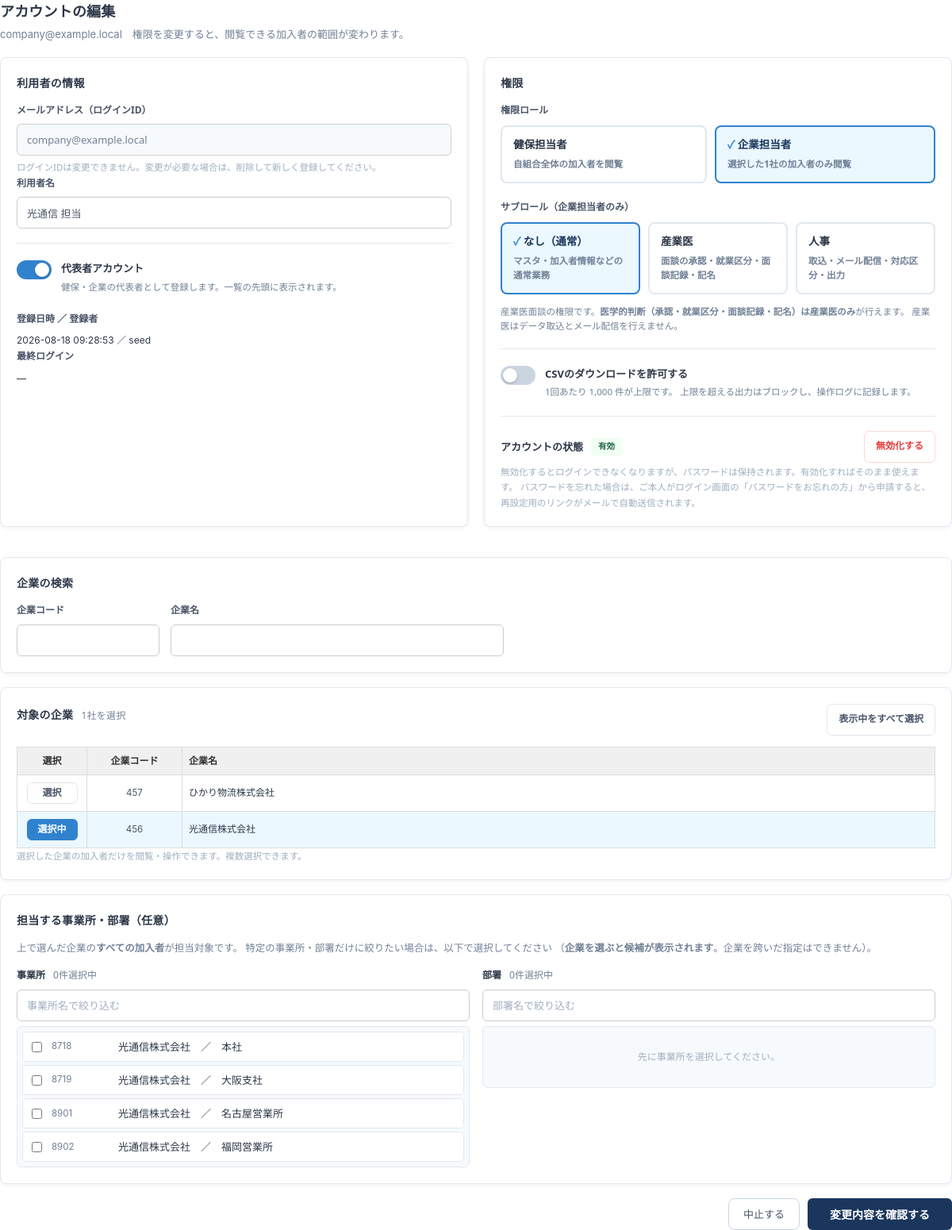
/accounts/2/edit (signed in), run on an earlier commit of the app's database.
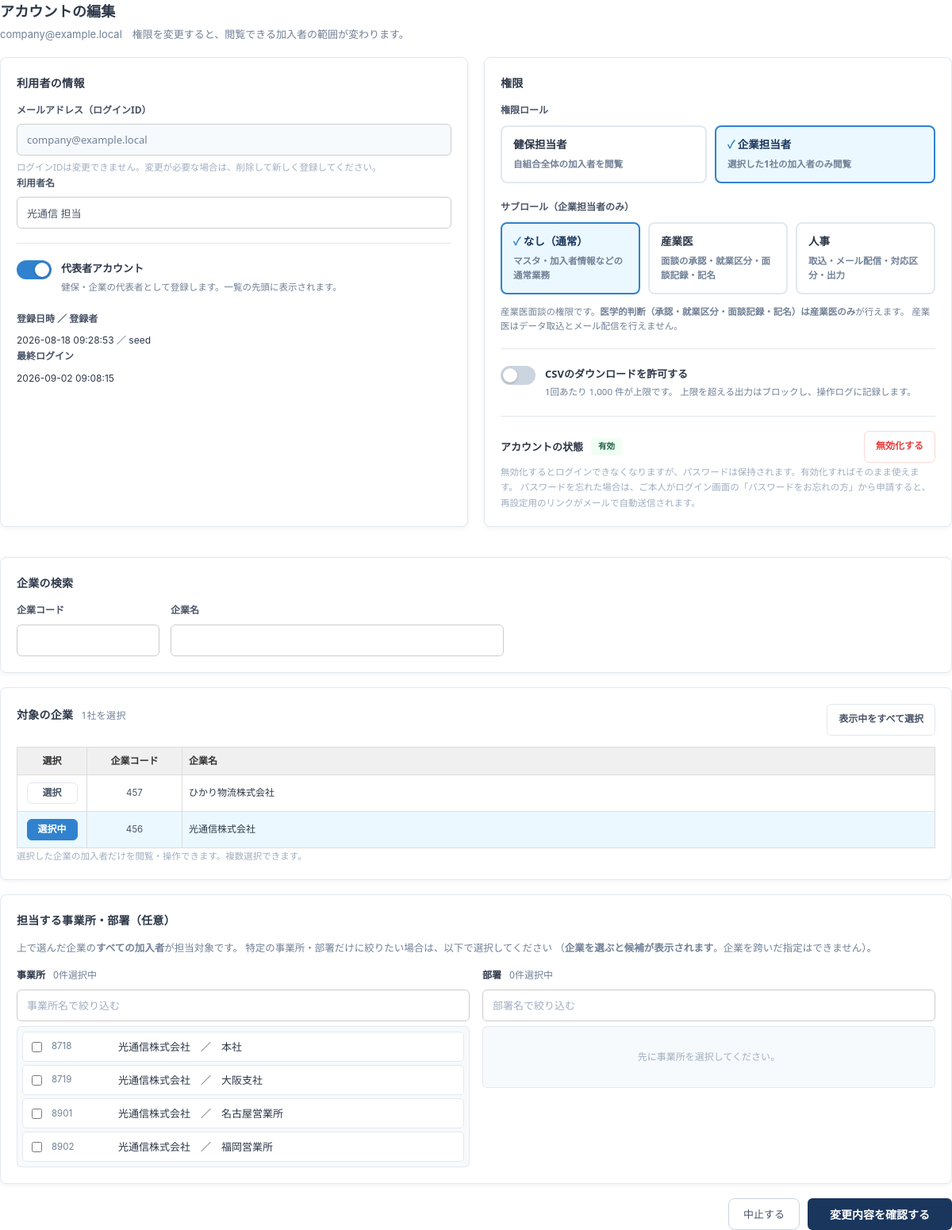
And on a later commit of the database.
### tables this page shows
CREATE TABLE account (
  id            INTEGER PRIMARY KEY AUTOINCREMENT,
  email         TEXT NOT NULL UNIQUE,
  name          TEXT NOT NULL,
  role          TEXT NOT NULL,
  view_scope    TEXT NOT NULL,
  can_download  INTEGER NOT NULL DEFAULT 0,
  is_primary    INTEGER NOT NULL DEFAULT 0,   -- 代表者アカウント
  kenpo_id      INTEGER REFERENCES kenpo(id),
  company_id    INTEGER REFERENCES company(id),
  dept_id       INTEGER REFERENCES department(id),   -- 部署の管理者の場合
  status        TEXT NOT NULL DEFAULT 'invited',   -- invited / active / disabled / deleted
  password_hash TEXT,
  invite_token  TEXT,
  invite_expire TEXT,
  reset_token   TEXT,
  reset_expire  TEXT,
  reset_at      TEXT,
  created_by    TEXT,
  created_at    TEXT NOT NULL DEFAULT (datetime('now','localtime')),
  updated_at    TEXT,
  activated_at  TEXT,
  last_login_at TEXT
, sub_role TEXT NOT NULL DEFAULT '');

### app.py (the view, shortened to what this page needs)
@app.route("/accounts/<int:aid>/edit", methods=["GET", "POST"])
@login_required
def accounts_edit(aid):
    db, acc = get_db(), current_account()
    row = _target_account(aid)
    if not row:
        flash("対象のアカウントを操作する権限がありません。", "error")
        return redirect(url_for("accounts"))
    if row["id"] == acc["id"]:
        flash("自分の利用者名・メールアドレス・パスワードは「マイアカウント」で変更できます。"
              "権限ロール・担当する範囲の変更は別の管理者に依頼してください。", "error")
        return redirect(url_for("me_account"))
    if row["status"] == "deleted":
        flash("削除済みのアカウントは編集できません。", "error")
        return redirect(url_for("accounts"))
    comps = scoped_companies(acc)
    roles = issuable_roles(acc)
    kenpos = db.execute("SELECT * FROM kenpo ORDER BY code").fetchall()
    cur_ids = account_company_ids(row["id"])
    inv_url = ext_url("invite", token=row["invite_token"]) \
        if row["status"] == "invited" and row["invite_token"] else None
    inv_expired = bool(row["status"] == "invited"
                       and (row["invite_expire"] or "") < now())
    if request.method == "GET":
        return render_template("accounts_edit.html", row=row, comps=comps, roles=roles,
                               kenpos=kenpos, selected=cur_ids,
                               inv_url=inv_url, inv_expired=inv_expired,
                               offs=scoped_offices(acc), depts=scoped_departments(acc),
                               sel_offices=set(account_scope_ids(aid)["office"]),
                               sel_depts=set(account_scope_ids(aid)["dept"]))

### app.py (called while the page is built, shortened)
def get_db():
    if "db" not in g:
        g.db = sqlite3.connect(DB_PATH)
        g.db.row_factory = sqlite3.Row
        g.db.execute("PRAGMA foreign_keys = ON")
    return g.db

def real_account():
    aid = session.get("account_id")
    if not aid:
        return None
    if "real_acc" not in g:
        g.real_acc = get_db().execute(
            "SELECT * FROM account WHERE id=? AND status='active'", (aid,)).fetchone()
    return g.real_acc

def support_kenpo():
    kid = session.get("support_kenpo_id")
    if not kid:
        return None

def current_account():
    me = real_account()
    if not me:
        return None
    if "acc" not in g:
        kenpo = support_kenpo()
        if kenpo:
            acc = dict(me)
            acc.update(role="kenpo_user", view_scope="kenpo_all", kenpo_id=kenpo["id"],
                       company_id=None, is_primary=0, can_download=me["can_download"],
                       name=f"{me['name']}（サポート）", support=True,
                       support_kenpo=kenpo["name"])
            g.acc = acc
        else:
            g.acc = me
    return g.acc

def is_doctor(acc=None):
    return sub_role(acc if acc is not None else current_account()) == "doctor"

### templates/accounts_edit.html (shortened to what the changed rows need)
{% extends LAYOUT %}{% from "_pickers.html" import kenpo_picker, company_picker, picker_script %}{% block body %}
<h1 class="page-title">アカウントの編集</h1>
<p class="page-lead"><span class="mono">{{ row.email }}</span>　権限を変更すると、閲覧できる加入者の範囲が変わります。</p>
<form method="post">
<div class="form-grid">
  <div class="block">
    <h2>利用者の情報</h2>
    <div class="search-group"><label>メールアドレス（ログインID）</label>
      <input type="text" value="{{ row.email }}" disabled style="width:100%">
      <p class="hint">ログインIDは変更できません。変更が必要な場合は、削除して新しく登録してください。</p></div>
    <div class="search-group"><label for="name">利用者名</label>
      <input type="text" id="name" name="name" required style="width:100%"
        value="{{ (form.name if form else row.name) }}"></div>
    <div class="search-group" style="margin-top:12px"><label>登録日時 ／ 登録者</label>
      <p class="mono" style="font-size:12px">{{ row.created_at or '—' }} ／ {{ row.created_by or '—' }}</p></div>
    <div class="search-group"><label>最終ログイン</label>
      <p class="mono" style="font-size:12px">{{ row.last_login_at or '—' }}</p></div>
  </div>
  <div class="block">
    <h2>権限</h2>
{% set SCOPE_OF = {'system_admin':'全健保の加入者を閲覧',
                    'kenpo_user':'自組合全体の加入者を閲覧',
                    'company_user':'選択した1社の加入者のみ閲覧'} %}
    {% set cur = (form.role if form else row.role) %}
    {% set cursub = (form.sub_role if form else sub_role_of(row)) or '' %}
    <div class="acc-state">
      <div class="acc-state-info">
        <span class="k">アカウントの状態</span>
        <span class="st st-{{ row.status }}">{{ STATUS_LABELS.get(row.status, row.status) }}</span>
      </div>
      <div class="actions">
        <button type="submit" form="state-form" class="btn-sm"
                {% if row.status != 'disabled' %}style="color:var(--error);border-color:#fed7d7"{% endif %}>
          {{ '有効化する' if row.status == 'disabled' else '無効化する' }}</button>
      </div>
    </div>
  </div>
</div>
{{ company_picker(comps, selected, acc) }}
<div class="block" id="card-scope">
  <h2>担当する事業所・部署（任意）</h2>
</div>
</form>
{% endblock %}

What changed in the data, as far as the page shows it:
changed account "company@example.local": last_login_at (not shown) → "2026-09-02 09:08:15"
Also different on the page:
{{ row.last_login_at or '—' }}: "—" → (not shown)
